Frame 1 (no input): blank canvas, image omitted
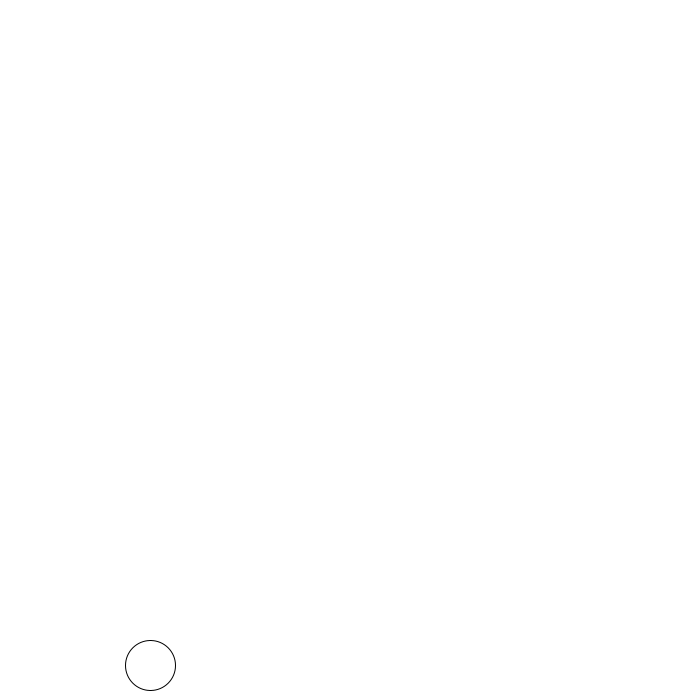
Frame 60 (the mouse pressed at the canvas centre just before this capture)
Frame 120 (the mouse held since frame 60 and released just before this capture): blank canvas, image omitted

The Processing sketch that drew this single still picture (run headless with seeded random() and noise(); from frame 60 on, the mouse is pressed at the canvas centre):

// Processing sketch: ball_bounce
// ── ball_bounce.pde
int x = 50; // Initial x-coordinate of the ball
int y = 50; // Initial y-coordinate of the ball
int diameter = 50; // Diameter of the ball
int horizontalSpeed = 20; // Speed of the ball in the horizontal direction
int verticalSpeed = 10; // Speed of the ball in the vertical direction

boolean moveRight = true; // Boolean to track movement direction
boolean moveDown = true; // Boolean to track movement direction along y-axis

void setup() {
  size(700, 700); // Create a 700x700px display
}

void draw() {
  background(255); // Clear the background
  
  // Draw the ball
  ellipse(x, y, diameter, diameter);
  
  // Move the ball horizontally
  if (moveRight) {
    x += horizontalSpeed;
  } else {
    x -= horizontalSpeed;
  }
  
  // Move the ball vertically
  if (moveDown) {
    y += verticalSpeed;
  } else {
    y -= verticalSpeed;
  }
  
  // Check if the ball reaches the borders
  if (x + diameter/2 >= width) {
    moveRight = false;
    y += diameter/2; // Move the ball down by its diameter
  } else if (x - diameter/2 <= 0) {
    moveRight = true;
    y += diameter/2; // Move the ball down by its diameter
  }
  
  // Check if the ball reaches the bottom or top of the display
  if (y + diameter/2 >= height) {
    moveDown = false; // Change direction to move up
  } else if (y - diameter/2 <= 0) {
    moveDown = true; // Change direction to move down
  }
}
